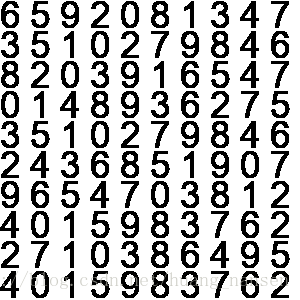
#> input picture libs/opencv/ocr_opencv/t.png, 300 x 300 px
$ python train.py   (older library calls are emulated)
#> lines starting #> are read from the running program, lines starting #| are printed output that depends on the picture; after the words box and inside, x2 and y2 are one past the last pixel; in counts of white or black regions, pixels touching at a corner belong together
#!/usr/bin/env python
# coding=utf-8

import sys
import numpy as np
import cv2

im = cv2.imread('t.png')
#> im is the input picture: shape (300, 300, 3); mean B, G, R 187.9, 188, 188
im3 = im.copy()

gray = cv2.cvtColor(im,cv2.COLOR_BGR2GRAY)   # 先转换为灰度图才能够使用图像阈值化

thresh = cv2.adaptiveThreshold(gray,255,cv2.ADAPTIVE_THRESH_GAUSSIAN_C,cv2.THRESH_BINARY,11,2)  #自适应阈值化
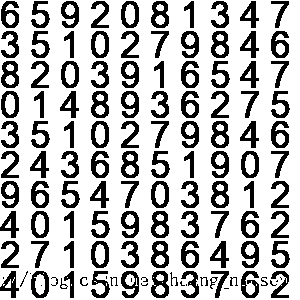
#> thresh: shape (300, 300); 73.4% white; 123 black regions (13 under 20 px)

##################      Now finding Contours         ###################
#
image,contours,hierarchy = cv2.findContours(thresh,cv2.RETR_LIST,cv2.CHAIN_APPROX_SIMPLE)
#> contours = 213 contours, 52 with area under 20; largest, box (x1, y1, x2, y2) and area: (0, 0, 300, 300) 88804, (30, 270, 50, 299) 457, (90, 240, 110, 269) 457, (30, 210, 50, 239) 457, (150, 180, 170, 209) 457
#边缘查找，找到数字框，但存在误判

samples =  np.empty((0,900))    #将每一个识别到的数字所有像素点作为特征，储存到一个30*30的矩阵内
responses = []                  #label
keys = [i for i in range(48,58)]    #48-58为ASCII码
count =0
for cnt in contours:
    if cv2.contourArea(cnt)>80:     #使用边缘面积过滤较小边缘框
        [x,y,w,h] = cv2.boundingRect(cnt)
        if  h>25 and h < 30:        #使用高过滤小框和大框
            count+=1
            cv2.rectangle(im,(x,y),(x+w,y+h),(0,0,255),2)
            roi = thresh[y:y+h,x:x+w]
            roismall = cv2.resize(roi,(30,30))
            cv2.imshow('norm',im)
            key = cv2.waitKey(0)
            if key == 27:  # (escape to quit)
                sys.exit()
#> (the program exits here)
